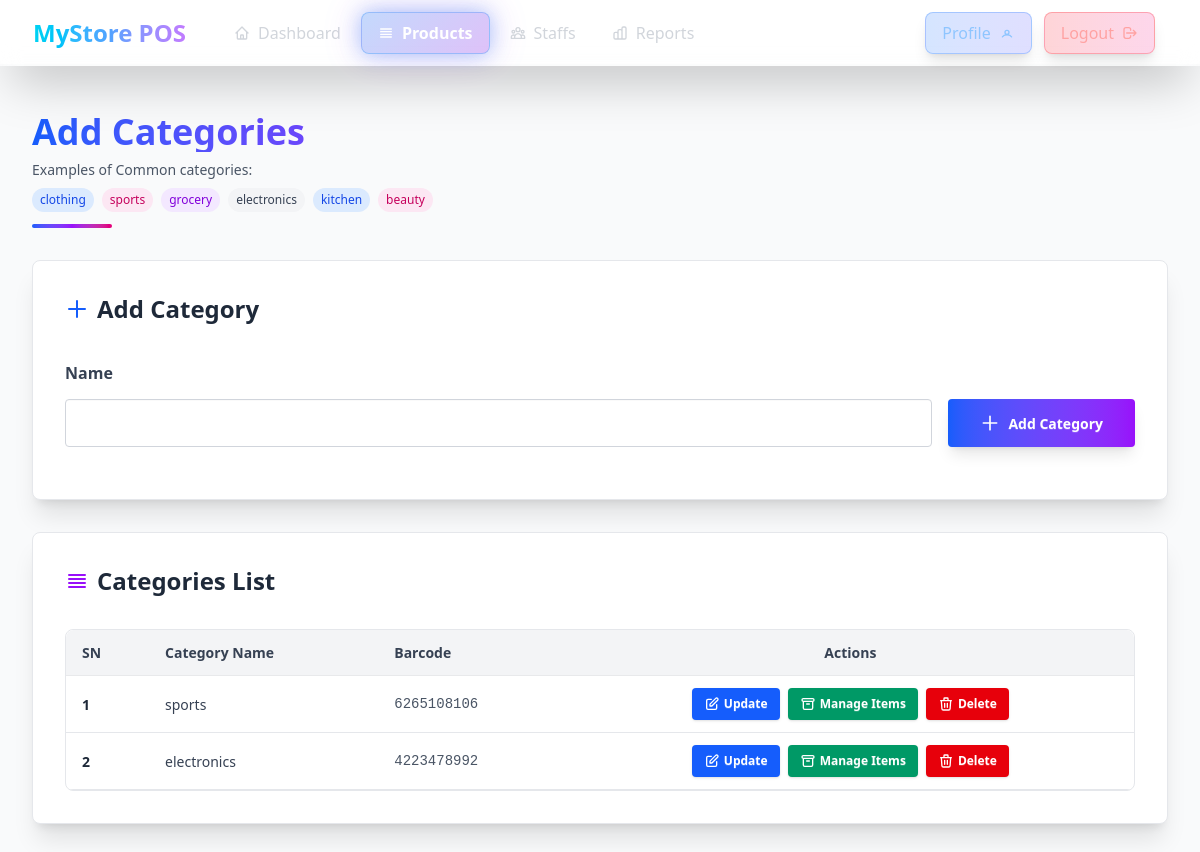
/shop/item_list/ (signed in), run on the app's committed database.
### shop/models.py (models this page shows, shortened)
class Item(models.Model):
    name=models.CharField(max_length=100)
    shop=models.ForeignKey(Shop, on_delete=models.CASCADE, related_name='items')
    barcode = models.CharField(max_length=50, unique=True, blank=True, null=True)
    class Meta:
        unique_together = ('name', 'shop')

### shop/views.py (the view, shortened to what this page needs)
# urls.py: path("item_list/", views.item_list, name="item_list"),
def item_list(request):
    form=ItemForm(request.POST,request=request)
    form=ItemForm()
    item_list=request.user.shop.items.all()
    context={"form":form,"item_list":item_list}
    return render(request, "shop/item-create-form.html", context)

### shop/forms.py (shortened to what this page needs)
class ItemForm(forms.ModelForm):
    class Meta:
        model = Item
        fields = ['name']
    def __init__(self, *args, **kwargs):
        self.request = kwargs.pop("request") if "request" in kwargs else None
        super().__init__(*args, **kwargs)

### common/templatetags/form_extras.py (called while the page is built)
@register.filter
def add_class(field, css_class):
    if not isinstance(field, BoundField):
        return field
    existing_classes = field.field.widget.attrs.get("class", "")
    if existing_classes:
        new_classes = f"{existing_classes} {css_class}"
    else:
        new_classes = css_class
    field_copy = field
    field_copy.field.widget.attrs["class"] = new_classes
    return field_copy

### shop/templates/shop/item-create-form.html (shortened to what this page needs)
{% extends 'base.html' %}
{% load form_extras %}
{% block content %}
<main class="min-h-screen flex flex-col gap-8 p-4 md:p-6 lg:p-8 w-full mt-16 bg-gray-50 dark:bg-gray-900" id="main">
    <div class="relative pt-4">
        <h1 class="text-3xl md:text-4xl font-bold mb-2 bg-gradient-to-r from-blue-600 via-purple-600 to-pink-600 bg-clip-text text-transparent">
        </h1>
        <div class="mb-3">
            <p class="text-sm text-gray-600 dark:text-gray-400 mb-2">Examples of Common categories:</p>
            <div class="flex flex-wrap gap-2">
                <span class="px-2 py-1 text-xs bg-blue-100 text-blue-700 rounded-full dark:bg-blue-900 dark:text-blue-300">clothing</span>
                <span class="px-2 py-1 text-xs bg-pink-100 text-pink-700 rounded-full dark:bg-pink-900 dark:text-pink-300">sports</span>
                <span class="px-2 py-1 text-xs bg-purple-100 text-purple-700 rounded-full dark:bg-purple-900 dark:text-purple-300">grocery</span>
                <span class="px-2 py-1 text-xs bg-gray-100 text-gray-700 rounded-full dark:bg-gray-700 dark:text-gray-300">electronics</span>
                <span class="px-2 py-1 text-xs bg-blue-100 text-blue-700 rounded-full dark:bg-blue-900 dark:text-blue-300">kitchen </span>
                <span class="px-2 py-1 text-xs bg-pink-100 text-pink-700 rounded-full dark:bg-pink-900 dark:text-pink-300">beauty</span>
            </div>
        </div>
        <div class="h-1 w-20 bg-gradient-to-r from-blue-600 via-purple-600 to-pink-600 rounded-full"></div>
    </div>
    <div class="flex flex-col gap-6 lg:gap-8 max-w-7xl w-full mx-auto">
        <div class="w-full">
            <div class="card bg-white dark:bg-gray-800 shadow-xl border border-gray-200 dark:border-gray-700 hover:shadow-2xl transition-shadow duration-300">
                <div class="card-body p-6 md:p-8">
                    <h2 class="text-2xl font-bold mb-6 flex items-center gap-2 text-gray-800 dark:text-gray-100">
                        <svg xmlns="http://www.w3.org/2000/svg" class="h-6 w-6 text-blue-600 dark:text-blue-400" fill="none" viewBox="0 0 24 24" stroke="currentColor">
                            <path stroke-linecap="round" stroke-linejoin="round" stroke-width="2" d="M12 4v16m8-8H4" />
                        </svg>
                        Add Category
                    </h2>
                    <form id="add-item-form" action="" method="post">
                        <div class="flex flex-col gap-4">
                            <div class="grid grid-cols-1 lg:grid-cols-[1fr_auto] gap-4 items-start">
                                <fieldset class="fieldset w-full">
                                    <label class="block mb-2" for="{{ form.name.id_for_label }}">
                                        <span class="text-base font-semibold text-gray-700 dark:text-gray-300">{{form.name.label}}</span>
                                    </label>
                                    {{ form.name|add_class:"input input-bordered w-full bg-white dark:bg-gray-700 border-gray-300 dark:border-gray-600 focus:border-blue-500 dark:focus:border-blue-400 text-gray-900 dark:text-gray-100 transition-all duration-200 h-12" }}
                                </fieldset>
                                <button type="submit" class="btn bg-gradient-to-r from-blue-600 to-purple-600 hover:from-blue-700 hover:to-purple-700 text-white border-0 gap-2 shadow-lg hover:shadow-xl transition-all duration-200 h-12 px-8 whitespace-nowrap lg:mt-10.5">
                                    <svg xmlns="http://www.w3.org/2000/svg" class="h-5 w-5" fill="none" viewBox="0 0 24 24" stroke="currentColor">
                                        <path stroke-linecap="round" stroke-linejoin="round" stroke-width="2" d="M12 4v16m8-8H4" />
                                    </svg>
                                    Add Category
                                </button>
                            </div>
                        </div>
                    </form>
                </div>
            </div>
        </div>
        <div class="w-full">
            <div class="card bg-white dark:bg-gray-800 shadow-xl border border-gray-200 dark:border-gray-700 hover:shadow-2xl transition-shadow duration-300">
                <div class="card-body p-6 md:p-8">
                    <h2 class="text-2xl font-bold mb-6 flex items-center gap-2 text-gray-800 dark:text-gray-100">
                        <svg xmlns="http://www.w3.org/2000/svg" class="h-6 w-6 text-purple-600 dark:text-purple-400" fill="none" viewBox="0 0 24 24" stroke="currentColor">
                            <path stroke-linecap="round" stroke-linejoin="round" stroke-width="2" d="M4 6h16M4 10h16M4 14h16M4 18h16" />
                        </svg>
                        Categories List
                    </h2>
                    <div class="overflow-x-auto rounded-lg border border-gray-200 dark:border-gray-700">
                        <table class="table w-full">
                            <thead>
                                <tr class="bg-gray-100 dark:bg-gray-700">
                                    <th class="rounded-tl-lg text-gray-700 dark:text-gray-300">SN</th>
                                    <th class="text-gray-700 dark:text-gray-300">Category Name</th>
                                    <th class="text-gray-700 dark:text-gray-300">Barcode</th>
                                    <th class="rounded-tr-lg text-center text-gray-700 dark:text-gray-300">Actions</th>
                                </tr>
                            </thead>
                            <tbody id="item-list">
                                {% for item in item_list %}
                                <tr id="item-{{ item.id }}" class="hover:bg-gray-50 dark:hover:bg-gray-700 transition-colors duration-150 border-b border-gray-200 dark:border-gray-700">
                                    <th class="font-semibold text-gray-800 dark:text-gray-200">{{ forloop.counter }}</th>
                                    <td class="font-medium text-gray-700 dark:text-gray-300">{{ item.name }}</td>
                                    <td class="font-mono text-sm text-gray-600 dark:text-gray-400">{{ item.barcode }}</td>
                                    <td>
                                        <div class="flex gap-2 justify-center flex-wrap">
                                            <a class="btn btn-sm bg-blue-600 hover:bg-blue-700 text-white border-0 gap-1 shadow hover:shadow-md transition-all duration-200" href="{% url 'shop:item_update' item.id %}">
                                                <svg xmlns="http://www.w3.org/2000/svg" class="h-4 w-4" fill="none" viewBox="0 0 24 24" stroke="currentColor">
                                                    <path stroke-linecap="round" stroke-linejoin="round" stroke-width="2" d="M11 5H6a2 2 0 00-2 2v11a2 2 0 002 2h11a2 2 0 002-2v-5m-1.414-9.414a2 2 0 112.828 2.828L11.828 15H9v-2.828l8.586-8.586z" />
                                                </svg>
                                                Update
                                            </a>
                                            <form action="{% url 'shop:price' %}">
                                                <button class="btn btn-sm bg-emerald-600 hover:bg-emerald-700 text-white border-0 gap-1 shadow hover:shadow-md transition-all duration-200">
                                                    <svg xmlns="http://www.w3.org/2000/svg" class="h-4 w-4" fill="none" viewBox="0 0 24 24" stroke="currentColor">
                                                        <path stroke-linecap="round" stroke-linejoin="round" stroke-width="2" d="M5 8h14M5 8a2 2 0 110-4h14a2 2 0 110 4M5 8v10a2 2 0 002 2h10a2 2 0 002-2V8m-9 4h4" />
                                                    </svg>
                                                    Manage Items
                                                </button>
                                            </form>
                                            <button data-item-id="{{ item.id }}"
                                                class="btn btn-sm bg-red-600 hover:bg-red-700 text-white border-0 gap-1 shadow hover:shadow-md transition-all duration-200"
                                                onclick="delete_item(this)">
                                                <svg xmlns="http://www.w3.org/2000/svg" class="h-4 w-4" fill="none" viewBox="0 0 24 24" stroke="currentColor">
                                                    <path stroke-linecap="round" stroke-linejoin="round" stroke-width="2" d="M19 7l-.867 12.142A2 2 0 0116.138 21H7.862a2 2 0 01-1.995-1.858L5 7m5 4v6m4-6v6m1-10V4a1 1 0 00-1-1h-4a1 1 0 00-1 1v3M4 7h16" />
                                                </svg>
                                                Delete
                                            </button>
                                        </div>
                                    </td>
                                </tr>
                                {% endfor %}
                            </tbody>
                        </table>
                    </div>
                </div>
            </div>
        </div>
    </div>
</main>
{% endblock content %}

### shop/templates/shop/item-create-form.html (style rules this page uses)
#item-list tr { transition: opacity 0.3s ease, transform 0.3s ease; }

### data on the page
Item: name "sports", barcode "6265108106"
Item: name "electronics", barcode "4223478992"
